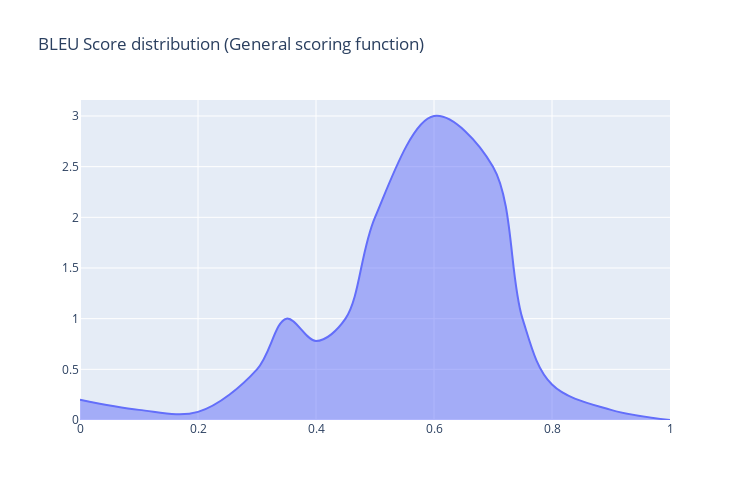

Notebook cell for this chart:
### Markdown cell above
6.6. Distribution of BLEU score for General scoring function

### Code cell
fig = ff.create_distplot([bleu_scores], ['Count'])
fig.update_layout(title= 'BLEU Score distribution (General scoring function)')
fig.show()

### Figure 1 — Plotly figure (JSON) as saved in the notebook; plotly's stock layout.template omitted (floating-point values rounded to 4 significant figures)
{"data": [{"fill": "tozeroy", "hoverinfo": "skip", "line": {"shape": "spline"}, "mode": "lines", "name": "spline", "text": ["tweak line smoothness<br>with 'smoothing' in line object"], "type": "scatter", "x": [0, 0.1, 0.2, 0.3, 0.35, 0.4, 0.45, 0.5, 0.6, 0.7, 0.75, 0.8, 0.9, 1], "y": [0.2, 0.1, 0.08, 0.5, 1, 0.78, 1, 2, 3, 2.5, 1, 0.35, 0.1, 0]}], "layout": {"autosize": false, "height": 500, "title": {"text": "BLEU Score distribution (General scoring function)"}, "width": 750}}
